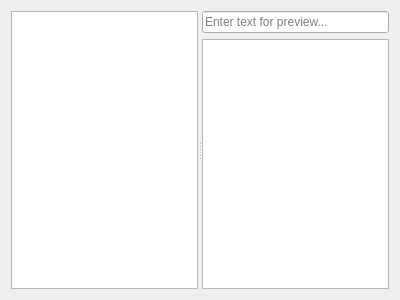
<?xml version="1.0" encoding="UTF-8"?>
<ui version="4.0">
 <class>GammaRay::CodecBrowser</class>
 <widget class="QWidget" name="GammaRay::CodecBrowser">
  <property name="geometry">
   <rect>
    <x>0</x>
    <y>0</y>
    <width>400</width>
    <height>300</height>
   </rect>
  </property>
  <layout class="QHBoxLayout" name="horizontalLayout_8">
   <item>
    <widget class="QSplitter" name="splitter_11">
     <property name="orientation">
      <enum>Qt::Horizontal</enum>
     </property>
     <widget class="QTreeView" name="codecList"/>
     <widget class="QWidget" name="layoutWidget">
      <layout class="QVBoxLayout" name="verticalLayout_16">
       <item>
        <widget class="QLineEdit" name="codecText">
         <property name="text">
          <string/>
         </property>
         <property name="placeholderText">
          <string>Enter text for preview...</string>
         </property>
        </widget>
       </item>
       <item>
        <widget class="QTreeView" name="selectedCodecs"/>
       </item>
      </layout>
     </widget>
    </widget>
   </item>
  </layout>
 </widget>
 <resources/>
 <connections/>
</ui>
